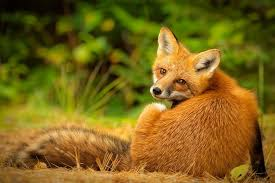
//> input picture EdgeDetection/fox.jpg, 275 x 183 px, given in place of the camera
$ ./ColorTracking   (built with g++ and OpenCV 4)
//> lines starting //> are read from the running program, lines starting //| are printed output that depends on the picture; after the words box and inside, x2 and y2 are one past the last pixel; in counts of white or black regions, pixels touching at a corner belong together
/*
   Simple code to track an object via webcam by its color.
   In the first version the code is looking for red objects.

   Date:    4th Marc 2017
   Author:  Mattia Iurich
   Version: 1.0
*/

#include <iostream>
#include <stdlib.h>
#include <stdio.h>
#include "opencv2/highgui/highgui.hpp"
#include "opencv2/imgproc/imgproc.hpp"

#define         LOW_HUE  0
#define        HIGH_HUE  179
#define  LOW_SATURATION  0
#define HIGH_SATURATION  255
#define       LOW_VALUE  255
#define      HIGH_VALUE  255

using namespace std;
using namespace cv;

int main(int argc, char** argv)
{
   VideoCapture cap(0);   // start capturing from webcam

   if(!cap.isOpened())
   {
      printf("Cannot access the webcam. Closing.\n");
      return -1;
   }

   // Create a window
   namedWindow("Control", CV_WINDOW_AUTOSIZE);

   int iLowH = 0;
   int iHighH = 179;
   int iLowS = 0;
   int iHighS = 255;
   int iLowV  = 0;
   int iHighV = 255;

   // Create trackbars to adjust the searched color
   // Hue 0-179
   cvCreateTrackbar("Low hue", "Control", &iLowH, 179);
//> slider 'Low hue' is set to 35
   cvCreateTrackbar("High hue", "Control", &iHighH, 179);

   // Saturation 0-255
   cvCreateTrackbar("Low sat", "Control", &iLowS, 255);
//> slider 'Low sat' is set to 51
   cvCreateTrackbar("High sat", "Control", &iHighS, 255);

   // Value 0-255
   cvCreateTrackbar("Low val", "Control", &iLowV, 255);
//> slider 'Low val' is set to 51
   cvCreateTrackbar("High val", "Control", &iHighV, 255);

   do
   {

      Mat src, srcHSV, srcThresholded;

      bool bSuccess = cap.read(src);
//> src is the input picture: 183 rows x 275 cols, CV_8UC3; mean B, G, R 26.2, 99.7, 122.3
      if(!bSuccess)   // check if frames keep on coming
      {
         printf("Cannot read a frame from video stream\n");
         break;
      }

      /***** Here the algorithm starts *****/
      // Color conversion RGB to HSV
      cvtColor(src, srcHSV, COLOR_RGB2HSV);
//> srcHSV: 183 rows x 275 cols, CV_8UC3; mean H, S, V 95.5, 212.5, 127.4

      // Thresholding the image
      inRange(srcHSV, Scalar(iLowH, iLowS, iLowV), Scalar(iHighH, iHighS, iHighV), srcThresholded);
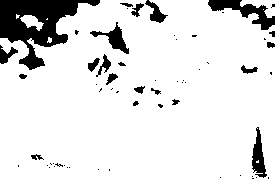
//> srcThresholded: 183 rows x 275 cols, CV_8UC1; 88.6% white; 60 black regions (39 under 20 px), largest, box (x1, y1, x2, y2) and area: (0, 0, 100, 70) 3003, (208, 0, 275, 30) 747, (252, 127, 267, 178) 399


      // Morphological operations
      // Morphological opening (remove small objects from background)
      erode(srcThresholded, srcThresholded, getStructuringElement(MORPH_ELLIPSE, Size(5,5)));
      dilate(srcThresholded, srcThresholded, getStructuringElement(MORPH_ELLIPSE, Size(5,5)));

      // Morphological closing (fill small holes in the foreground)
      dilate(srcThresholded, srcThresholded, getStructuringElement(MORPH_ELLIPSE, Size(5,5)));
      erode(srcThresholded, srcThresholded, getStructuringElement(MORPH_ELLIPSE, Size(5,5)));
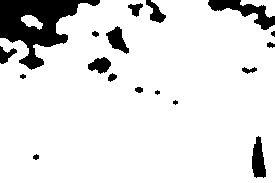
//> srcThresholded: 183 rows x 275 cols, CV_8UC1; 88.8% white; 18 black regions (3 under 20 px), largest, box (x1, y1, x2, y2) and area: (0, 0, 100, 70) 3083, (208, 0, 275, 30) 754, (252, 136, 266, 178) 406

      imshow("Thresholded image", srcThresholded);   // show the thresholded image
      imshow("Original", src);                       // compare it with the original

      if (waitKey(30) >= 0)   // exit if ESC key is pressed for atleast 30ms
//> the Esc key is pressed
      {
         printf("Exiting program.\n");
         break;
      }

   } while(true);

   return 0;
}

$ run again, on EdgeDetection/shapes.jpg
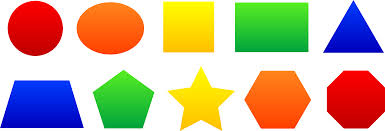
//> input picture EdgeDetection/shapes.jpg, 385 x 131 px, given in place of the camera
//> src is the input picture: 131 rows x 385 cols, CV_8UC3; mean B, G, R 149.7, 178.7, 200.2
//> srcHSV: 131 rows x 385 cols, CV_8UC3; mean H, S, V 53.8, 127.4, 240.6
//> `inRange(srcHSV, Scalar(iLowH, iLowS, iLowV), Scalar(iHighH, iHighS, iH..`:
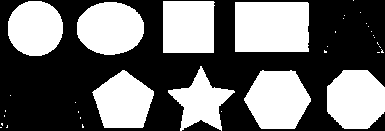
//> srcThresholded: 131 rows x 385 cols, CV_8UC1; 43.5% white; 35 white regions (27 under 20 px), largest, box (x1, y1, x2, y2) and area: (235, 2, 309, 52) 3689, (244, 70, 311, 129) 2957, (327, 70, 385, 129) 2828
//> `erode(srcThresholded, srcThresholded, getStructuringElement(MORPH_ELLI..`:
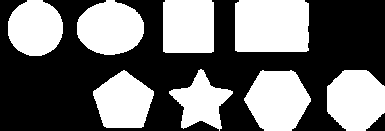
//> srcThresholded: 131 rows x 385 cols, CV_8UC1; 43.9% white; 8 white regions, largest, box (x1, y1, x2, y2) and area: (235, 0, 309, 52) 3813, (244, 70, 311, 131) 3009, (327, 70, 385, 131) 2869
